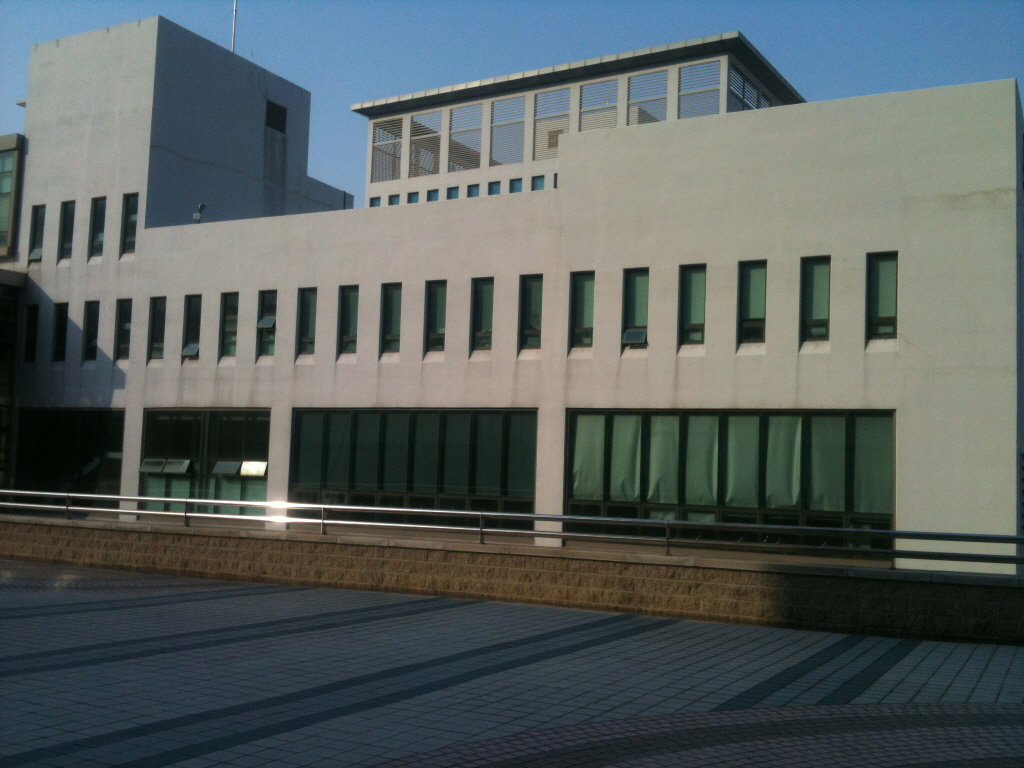
#> input picture chap1.4/001.jpg, 1024 x 768 px
$ jupyter execute 'Perspective Transformation.ipynb'
#> lines starting #> are read from the running program, lines starting #| are printed output that depends on the picture
[cell 1]
import cv2
import numpy as np
from matplotlib import pyplot as plt

[cell 2]
img = cv2.imread('001.jpg')
#> img is the input picture: shape (768, 1024, 3); mean B, G, R 95.7, 96.2, 88.1
rows,cols,ch = img.shape
#> rows = 768; cols = 1024; ch = 3
pts1 = np.float32([[156,282],[643,282],[282,552],[139,495]])
pts2 = np.float32([[0,0],[800,0],[800,400],[0,400]])
M = cv2.getPerspectiveTransform(pts1,pts2)
dst = cv2.warpPerspective(img,M,(800,400))
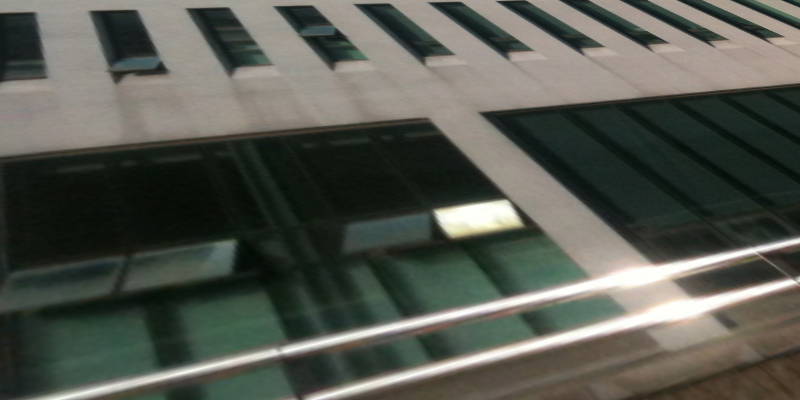
#> dst: shape (400, 800, 3); mean B, G, R 79.6, 88.1, 85.3
img = cv2.cvtColor(img,cv2.COLOR_BGR2RGB)
plt.figure(figsize=(20,20))
plt.subplot(121),plt.imshow(img),plt.title('Input')
dst = cv2.cvtColor(dst,cv2.COLOR_BGR2RGB)
plt.subplot(122),plt.imshow(dst),plt.title('Output')
plt.show()
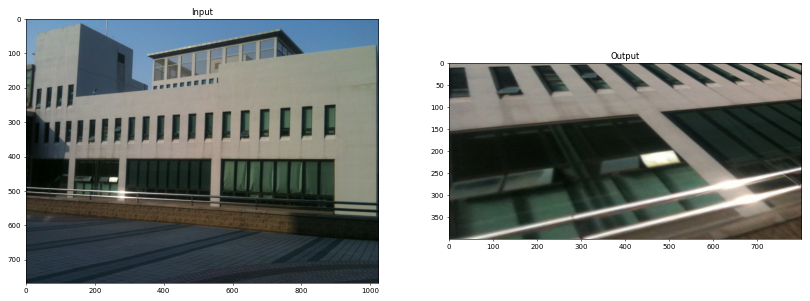
#> figure drawn by matplotlib, 2 panels
